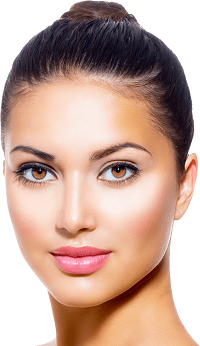
#> input picture face.png, 200 x 346 px; the run also reads 1 picture not shown here
$ python Main.py   (older library calls are emulated)
#> lines starting #> are read from the running program, lines starting #| are printed output that depends on the picture
### Detect.py
import cv2
from glyphfunctions import *

QUADRILATERAL_POINTS = 4
SHAPE_RESIZE = 100.0
BLACK_THRESHOLD = 100
WHITE_THRESHOLD = 155
GLYPH_PATTERN = [1, 0, 1, 0, 1, 0, 1, 0, 1]

#chargement du facecascad
faceCascade = cv2.CascadeClassifier("haarcascade_frontalface_default.xml")

def detect_face(picture):
    gray = cv2.cvtColor(picture, cv2.COLOR_BGR2GRAY)
    faces = faceCascade.detectMultiScale(
        gray,
        scaleFactor=1.1,
        minNeighbors=5,
        minSize=(30, 30),
        flags=cv2.CASCADE_SCALE_IMAGE
    )
    face_found = False
    for (x, y, w, h) in faces:
        face_found = True
    if face_found == True:
        center = [x, y, w, h]
        return center
    else:
        return None

# [39 lines left out: function detect_glyph, not called in this run]

### Main.py
import numpy as np
import cv2
import time
from Detect import *

WIDTH = 1024
HEIGHT = 768

start = time.time()

cap = cv2.VideoCapture(1)
cap.set(3,WIDTH)
cap.set(4,HEIGHT)

"""
Situation
Projecteur fixe perpendiculaire à un mur
Caméra mobile filmant le cadre exact de la projection
"""

#Projetter une image témoin centré
fond = cv2.imread('fond.png')
face = cv2.imread('face.png')
#> face is the input picture: shape (346, 200, 3); mean B, G, R 153.6, 166.7, 198.5
x_offset = int(WIDTH/2 - 50)
y_offset = int(HEIGHT/2 - 87)
fond[y_offset:y_offset+face.shape[0], x_offset:x_offset+face.shape[1]] = face
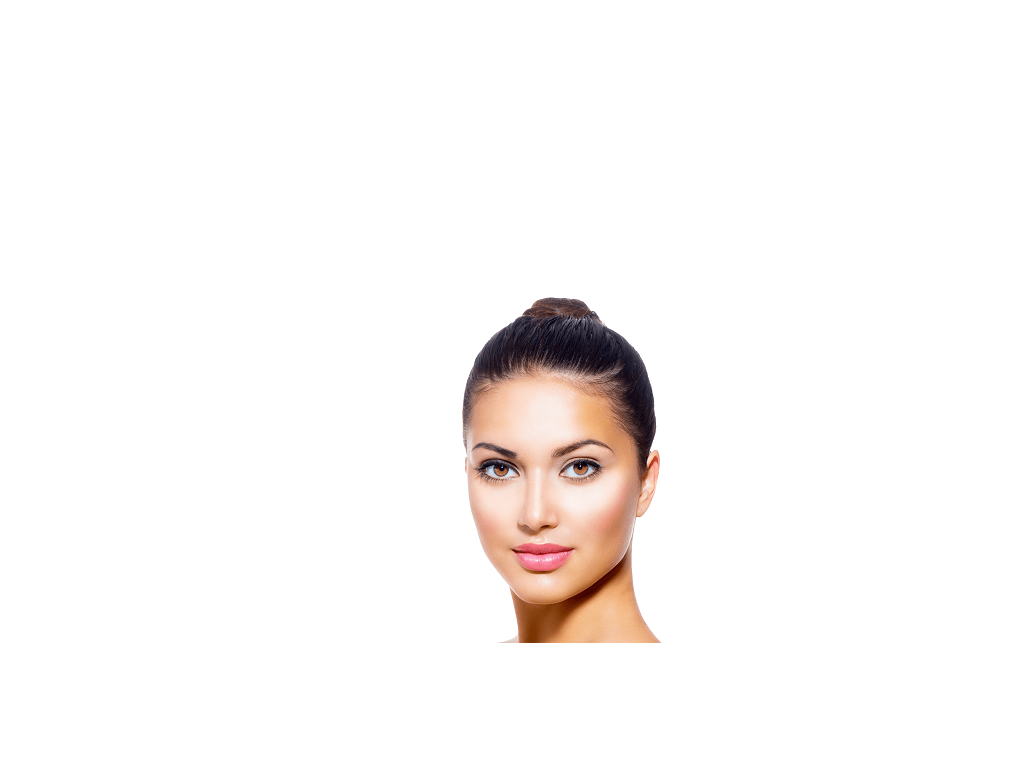
#> fond: shape (768, 1024, 3); mean B, G, R 246.1, 247.2, 250
cv2.imshow('render',fond)

#chargement du facecascad
faceCascade = cv2.CascadeClassifier("C:\Python27\Lib\site-packages\opencv\sources\data\haarcascades\haarcascade_frontalface_default.xml")

#Set abs et ordo à none
xv = None
yv = None
vv = None
wv = None

"""Récupération des coordonnées vidéos du témoin pour en trouver le décalage"""
while (True):
    print("Recup temoin")
    """Récupérer les coordonnées virtuelles vv,wv de la face témoin"""
    ret, frame = cap.read()
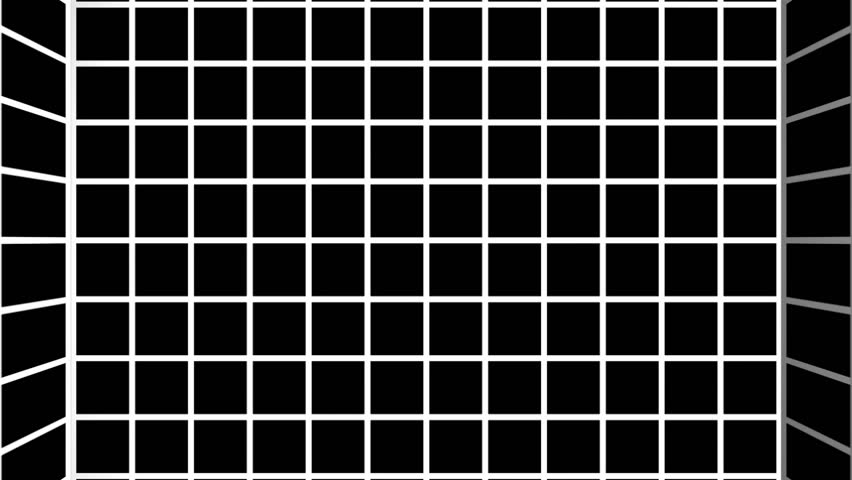
#> input picture test.jpg, 852 x 480 px, given in place of the camera
#> frame is the input picture: shape (480, 852, 3); min 0, max 255, mean 50.6
    position_face = detect_face(frame)
#> in detect_face, `faces = faceCascade.detectMultiScale( gray, scaleFactor=1.1, minNeighb..`: faces = ()
    if position_face is not None:
        print("Trump detected")
        # Abs haute de la face
        x = position_face[0]
        # Ordo haute de la face
        y = position_face[1]
        #Largeur de la face
        w = position_face[2]
        #Longueur de la face
        h = position_face[3]
        cv2.rectangle(frame, (x, y), (x + w, y + h), (255, 255, 0), 2)
        cv2.imwrite("facedetection.jpg", frame)
        #Changement de plan pour avoir les coordonées
        vv = x + (w/2)
        wv = y + (h/2)
        #Calcul du shift de calibration
        xshift = vv - WIDTH/2
        yshift = wv - HEIGHT/2
        print("Shifting")
        print(xshift, yshift)
        print(time.time() - start)
        print("Coordos virtuelles de la face")
        print(vv, wv)
        break

while (True):

    #Capture vidéo en continue
    ret, frame = cap.read()
    """Récupérer les coordonnées virtuel xv,yv du glyphe"""
    position_cross = detect_glyph(frame)
    if position_cross is not None:
        print("Glyph detected")
        #Abs du glyph
        xv = position_cross[0]
        #Ordo du glyph
        yv = position_cross[1]
        cv2.circle(frame, (int(xv), int(yv)), 10, (0, 0, 255), -1)
        print("Coordos vidéos du glyph")
        print(xv, yv)
        """Calculer les coordonnées réels xr/yr du glyphe grâce à la transformation subie par le témoin """
        xr = xv + (vv - WIDTH/2)
        yr = yv + (wv - HEIGHT/2)
        print("Coordos reels du glyph")
        print(xr,yr)
        """Projetter l'image en xr, yr, elle sera bien sur le glyph"""
        x_offset = int(xr - 50)
        y_offset = int(yr - 87)
        fond2 = cv2.imread('fond.png')
        fond2[y_offset:y_offset + face.shape[0], x_offset:x_offset + face.shape[1]] = face
        cv2.imshow('render', fond2)
        """On enrgistre l'image projetté et le moment ou le point de l'image où est detecté le glyph pour vérifier"""
        cv2.imwrite("render.jpg", fond2)
        cv2.imwrite("screen.jpg", frame)

    cv2.imshow('frame', frame)
    if cv2.waitKey(1) & 0xFF == ord('q'):
        break

cap.release()
cv2.destroyAllWindows()
